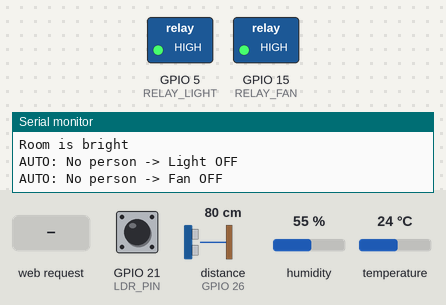
Recording of a sketch running on a simulated ESP32. Parts: switched loads named in the sketch (green lamp = pin HIGH), the last lines printed to the serial monitor. Wiring (inferred from the names in the program): ultrasonic range finder: trigger GPIO 27; echo GPIO 26. Inputs (shaded band) come from the test bench; at power-on: distance to the obstacle (sensor on GPIO 26) 80 cm, temperature 24 °C, GPIO 21 (LDR_PIN) HIGH, humidity 55 %. The echo pulse lasts 58.3 µs per cm; WiFi joins after 1.5 s; servers stay silent unless stated; a WiFi scan finds three made-up networks; pins used as bus, display or sensor lines are not drawn.

Above: at 8.7 s.
8.8 s: HTTP request GET /?lightOn received
At 10.7 s:
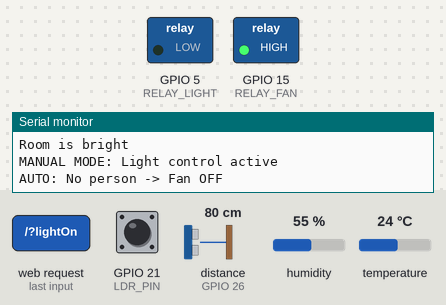
11.4 s: distance to the obstacle (sensor on GPIO 26) set to 12 cm
14.0 s: distance to the obstacle (sensor on GPIO 26) set to 9 cm
At 16.2 s:
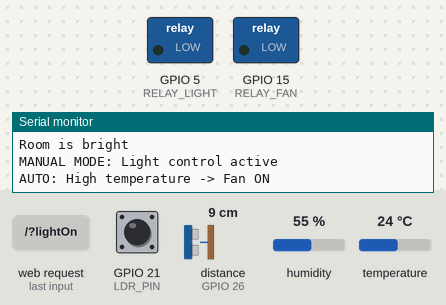
19.2 s: HTTP request GET /?lightOff received
At 20.4 s:
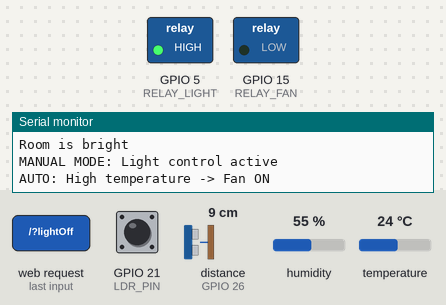
21.8 s: temperature set to 21 °C
24.4 s: temperature set to 18 °C
At 27.0 s:
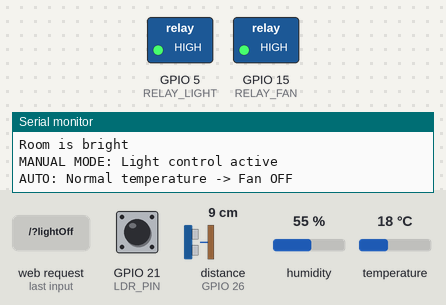
Timing chart, 0 to 28.5 s (numbered marks = the images above; inputs shaded):
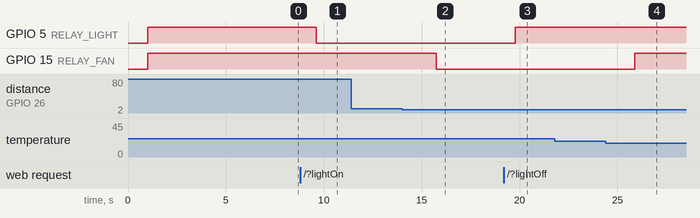

The sketch:

HOME_AUTOMATION.ino
```cpp
 #include "header.h"

// ==========================================
// WIFI SETTINGS
// ==========================================

const char* wifi_name = "ESPTEST";
const char* wifi_password = "12345678";

WiFiServer server(80);


// ==========================================
// WIFI SETUP + SCAN
// ==========================================

void wifiSetup() {

  Serial.println();
  Serial.println("==============================");
  Serial.println("STARTING WIFI");
  Serial.println("==============================");

  // Set ESP32 to Station mode
  WiFi.mode(WIFI_STA);

  // Disable Wi-Fi sleep for more reliable hotspot connection
  WiFi.setSleep(false);

  delay(500);


  // ==========================================
  // SCAN FOR WIFI NETWORKS
  // ==========================================

  Serial.println();
  Serial.println("==============================");
  Serial.println("WIFI SCAN");
  Serial.println("==============================");

  // Clear previous scan results
  WiFi.scanDelete();

  int numberOfNetworks = WiFi.scanNetworks();

  if (numberOfNetworks < 0) {

    Serial.println("Wi-Fi scan failed.");

  }
  else if (numberOfNetworks == 0) {

    Serial.println("No Wi-Fi networks found.");

  }
  else {

    Serial.print(numberOfNetworks);
    Serial.println(" Wi-Fi networks found.");

    for (int i = 0; i < numberOfNetworks; i++) {

      Serial.print(i + 1);
      Serial.print(": ");

      Serial.print(WiFi.SSID(i));

      Serial.print(" | RSSI: ");

      Serial.print(WiFi.RSSI(i));

      Serial.print(" dBm");

      Serial.print(" | Channel: ");

      Serial.println(WiFi.channel(i));
    }
  }

  // Delete scan results to free memory
  WiFi.scanDelete();


  // ==========================================
  // CHECK WHETHER REDMI WAS FOUND
  // ==========================================

  Serial.println();
  Serial.println("==============================");
  Serial.println("CHECKING WIFI NETWORK");
  Serial.println("==============================");

  Serial.print("Looking for: ");
  Serial.println(wifi_name);

  bool networkFound = false;

  int secondScan = WiFi.scanNetworks();

  if (secondScan > 0) {

    for (int i = 0; i < secondScan; i++) {

      if (WiFi.SSID(i) == String(wifi_name)) {

        networkFound = true;

        Serial.println("Target Wi-Fi found!");

        Serial.print("SSID: ");
        Serial.println(WiFi.SSID(i));

        Serial.print("RSSI: ");
        Serial.print(WiFi.RSSI(i));
        Serial.println(" dBm");

        Serial.print("Channel: ");
        Serial.println(WiFi.channel(i));

        break;
      }
    }
  }

  WiFi.scanDelete();


  if (!networkFound) {

    Serial.println();
    Serial.println("WARNING:");
    Serial.println("Target Wi-Fi was NOT found.");
    Serial.println("Check that the Redmi hotspot is ON.");
    Serial.println();

  }


  // ==========================================
  // CONNECT TO WIFI
  // ==========================================

  Serial.println();
  Serial.println("==============================");
  Serial.println("CONNECTING TO WIFI");
  Serial.println("==============================");

  Serial.print("Wi-Fi Name: ");
  Serial.println(wifi_name);

  Serial.print("Password length: ");
  Serial.println(strlen(wifi_password));

  Serial.println("Starting connection...");


  // Make sure previous connection is cleared
  WiFi.disconnect(false);
  delay(500);

  // Start connection
  WiFi.begin(wifi_name, wifi_password);


  // ==========================================
  // WAIT FOR CONNECTION
  // ==========================================

  int count = 0;

  while (WiFi.status() != WL_CONNECTED && count < 60) {

    delay(500);

    Serial.print(".");

    count++;

    // Print status every 5 seconds
    if (count % 10 == 0) {

      Serial.print(" Status = ");
      Serial.println(WiFi.status());
    }
  }

  Serial.println();


  // ==========================================
  // CONNECTION SUCCESS
  // ==========================================

  if (WiFi.status() == WL_CONNECTED) {

    Serial.println();
    Serial.println("==============================");
    Serial.println("WIFI CONNECTED");
    Serial.println("==============================");

    Serial.print("SSID: ");
    Serial.println(WiFi.SSID());

    Serial.print("IP Address: ");
    Serial.println(WiFi.localIP());

    Serial.print("Gateway: ");
    Serial.println(WiFi.gatewayIP());

    Serial.print("Subnet: ");
    Serial.println(WiFi.subnetMask());

    Serial.print("Signal Strength: ");
    Serial.print(WiFi.RSSI());
    Serial.println(" dBm");

    Serial.print("MAC Address: ");
    Serial.println(WiFi.macAddress());

    // Start web server
    server.begin();

    Serial.println();
    Serial.println("Web server started.");

    Serial.print("Open this address in your phone: ");
    Serial.println(WiFi.localIP());

    Serial.println();
    Serial.println("==============================");
    Serial.println("WIFI SETUP COMPLETE");
    Serial.println("==============================");
  }


  // ==========================================
  // CONNECTION FAILED
  // ==========================================

  else {

    Serial.println();
    Serial.println("==============================");
    Serial.println("WIFI CONNECTION FAILED");
    Serial.println("==============================");

    Serial.print("Final Wi-Fi status: ");
    Serial.println(WiFi.status());

    Serial.println();

    Serial.println("Possible causes:");

    Serial.println("1. Hotspot is OFF");
    Serial.println("2. Wi-Fi name is incorrect");
    Serial.println("3. Password is incorrect");
    Serial.println("4. Hotspot is using 5 GHz");
    Serial.println("5. Hotspot security is WPA3 only");
    Serial.println("6. ESP32 cannot authenticate with hotspot");
    Serial.println("7. Phone hotspot has reached its device limit");

    Serial.println();

    Serial.println("Recommended Redmi settings:");

    Serial.println("- Hotspot: ON");
    Serial.println("- AP Band: 2.4 GHz");
    Serial.println("- Security: WPA2");
    Serial.println("- SSID: Redmi");
    Serial.println("- Password: 12345678");

    Serial.println();
    Serial.print("Wi-Fi status code: ");
    Serial.println(WiFi.status());

    Serial.println("==============================");
  }
}


// ==========================================
// SETUP
// ==========================================

void setup() {

  Serial.begin(115200);

  delay(1000);

  Serial.println();
  Serial.println();
  Serial.println("==============================");
  Serial.println("ESP32 HOME AUTOMATION");
  Serial.println("==============================");


  // ==========================================
  // SENSOR AND RELAY SETUP
  // ==========================================

  Serial.println();
  Serial.println("Initializing devices...");

  relaySetup();

  DHTsetup();

  LDRsetup();

  ultraSonicSensorsetup();

  Serial.println("Devices initialized.");


  // ==========================================
  // WIFI SETUP
  // ==========================================

  wifiSetup();


  // ==========================================
  // SYSTEM STARTED
  // ==========================================

  Serial.println();
  Serial.println("==============================");
  Serial.println("SYSTEM STARTED");
  Serial.println("==============================");
}


// ==========================================
// LOOP
// ==========================================

void loop() {


  // ==========================================
  // CHECK PHONE / BROWSER CONNECTION
  // ==========================================

  WiFiClient client = server.available();

  if (client) {

    handleManualControl(client);
  }


  // ==========================================
  // AUTOMATIC MODE
  // ==========================================

  handleAutoMode();


  // ==========================================
  // DHT11 READING INTERVAL
  // ==========================================

  delay(2000);
}
```

AutoMode.cpp
```cpp
#include "header.h"

// Manual override status
bool lightManualMode = false;
bool fanManualMode = false;

void handleAutoMode() {

  float distance = getDistance();
  float temperature = getTemp();
  bool roomIsLight = isItLight();

  bool humanPresent =
      (distance > 0 && distance <= HUMAN_DISTANCE_CM);

  // ==========================================
  // LIGHT AUTOMATIC CONTROL
  // ==========================================

  if (!lightManualMode) {

    if (!humanPresent) {

      setRelay(RELAY_LIGHT, HIGH);
      Serial.println("AUTO: No person -> Light OFF");

    }
    else if (!roomIsLight) {

      setRelay(RELAY_LIGHT, LOW);
      Serial.println("AUTO: Person + Dark -> Light ON");

    }
    else {

      setRelay(RELAY_LIGHT, HIGH);
      Serial.println("AUTO: Person + Bright -> Light OFF");
    }

  }
  else {

    Serial.println("MANUAL MODE: Light control active");
  }


  // ==========================================
  // FAN AUTOMATIC CONTROL
  // ==========================================

  if (!fanManualMode) {

    if (!humanPresent) {

      setRelay(RELAY_FAN, HIGH);
      Serial.println("AUTO: No person -> Fan OFF");

    }
    else if (temperature >= FAN_TEMP_C) {

      setRelay(RELAY_FAN, LOW);
      Serial.println("AUTO: High temperature -> Fan ON");

    }
    else {

      setRelay(RELAY_FAN, HIGH);
      Serial.println("AUTO: Normal temperature -> Fan OFF");
    }

  }
  else {

    Serial.println("MANUAL MODE: Fan control active");
  }
}
```

DHTSensor.cpp
```cpp
#include "header.h"
#include <DHT.h>

#define DHT_TYPE DHT11

// Create DHT11 sensor object
DHT dht(DHT_PIN, DHT_TYPE);

// Initialize the DHT11 sensor
void DHTsetup() {
  dht.begin();
}

// Read and return room temperature in Celsius
float getTemp() {
  float temperature = dht.readTemperature();

  // Check whether the sensor reading is valid
  if (isnan(temperature)) {
    Serial.println("Failed to read temperature from DHT11.");
    return 0;
  }

  Serial.print("Temperature: ");
  Serial.print(temperature);
  Serial.println(" C");

  return temperature;
}
```

LDR.cpp
```cpp
#include "header.h"

void LDRsetup() {
  pinMode(LDR_PIN, INPUT);
}

bool isItLight() {
  int ldrValue = digitalRead(LDR_PIN);

  Serial.print("LDR Digital Value: ");
  Serial.println(ldrValue);

  // Check according to your LDR module.
  if (ldrValue == LOW) {
    Serial.println("Room is dark");
    return true;
  } else {
    Serial.println("Room is bright");
    return false;
  }
}
```

ManualMode.cpp
```cpp
#include "header.h"

void handleManualControl(WiFiClient client) {

  client.setTimeout(1000);

  String request = client.readStringUntil('\r');
  client.readStringUntil('\n');

  Serial.println(request);


  // ==========================================
  // LIGHT MANUAL CONTROL
  // ==========================================

  if (request.indexOf("GET /?lightOn") >= 0) {

    lightManualMode = true;

    setRelay(RELAY_LIGHT, LOW);

    Serial.println("MANUAL: Light ON");
  }


  if (request.indexOf("GET /?lightOff") >= 0) {

    lightManualMode = true;

    setRelay(RELAY_LIGHT, HIGH);

    Serial.println("MANUAL: Light OFF");
  }


  // ==========================================
  // FAN MANUAL CONTROL
  // ==========================================

  if (request.indexOf("GET /?fanOn") >= 0) {

    fanManualMode = true;

    setRelay(RELAY_FAN, LOW);

    Serial.println("MANUAL: Fan ON");
  }


  if (request.indexOf("GET /?fanOff") >= 0) {

    fanManualMode = true;

    setRelay(RELAY_FAN, HIGH);

    Serial.println("MANUAL: Fan OFF");
  }


  // ==========================================
  // WEB PAGE
  // ==========================================

  client.println("HTTP/1.1 200 OK");
  client.println("Content-Type: text/html");
  client.println("Connection: close");
  client.println();

  client.println("<!DOCTYPE html>");
  client.println("<html>");

  client.println("<head>");
  client.println("<meta name='viewport' content='width=device-width, initial-scale=1'>");
  client.println("<title>ESP32 Home Automation</title>");
  client.println("</head>");

  client.println("<body>");

  client.println("<h1>ESP32 Home Automation</h1>");

  client.println("<h2>SMART MODE</h2>");

  client.println(
    "<p>Automatic and Manual control are available together.</p>"
  );


  // ==========================================
  // LIGHT
  // ==========================================

  client.println("<h3>Light</h3>");

  client.println(
    "<a href='/?lightOn'>"
    "<button>LIGHT ON</button>"
    "</a> "
  );

  client.println(
    "<a href='/?lightOff'>"
    "<button>LIGHT OFF</button>"
    "</a>"
  );


  // ==========================================
  // FAN
  // ==========================================

  client.println("<h3>Fan</h3>");

  client.println(
    "<a href='/?fanOn'>"
    "<button>FAN ON</button>"
    "</a> "
  );

  client.println(
    "<a href='/?fanOff'>"
    "<button>FAN OFF</button>"
    "</a>"
  );


  // ==========================================
  // CURRENT STATUS
  // ==========================================

  client.println("<hr>");

  client.println("<h2>Current Status</h2>");

  if (digitalRead(RELAY_LIGHT) == LOW) {
    client.println("<p>Light: ON</p>");
  }
  else {
    client.println("<p>Light: OFF</p>");
  }

  if (digitalRead(RELAY_FAN) == LOW) {
    client.println("<p>Fan: ON</p>");
  }
  else {
    client.println("<p>Fan: OFF</p>");
  }

  client.println("</body>");
  client.println("</html>");

  delay(1);

  client.stop();
}
```

Relay.cpp
```cpp
#include "header.h"

void relaySetup() {
  pinMode(RELAY_LIGHT, OUTPUT);
  pinMode(RELAY_FAN, OUTPUT);

  // Active-low relay: HIGH = OFF
  digitalWrite(RELAY_LIGHT, HIGH);
  digitalWrite(RELAY_FAN, HIGH);
}

void setRelay(uint8_t relayPin, uint8_t value) {
  digitalWrite(relayPin, value);
}
```

Ultrasonic.cpp
```cpp
#include "header.h"

void ultraSonicSensorsetup() {
  pinMode(TRIG_PIN, OUTPUT);
  pinMode(ECHO_PIN, INPUT);

  digitalWrite(TRIG_PIN, LOW);
}

float getDistance() {
  digitalWrite(TRIG_PIN, LOW);
  delayMicroseconds(2);

  digitalWrite(TRIG_PIN, HIGH);
  delayMicroseconds(10);

  digitalWrite(TRIG_PIN, LOW);

  long duration = pulseIn(ECHO_PIN, HIGH, 30000);

  if (duration == 0) {
    Serial.println("No ultrasonic echo received");
    return 0;
  }

  float distance = duration * 0.0343 / 2;

  Serial.print("Distance: ");
  Serial.print(distance);
  Serial.println(" cm");

  return distance;
}
```

header.h
```cpp
#ifndef HEADER_H
#define HEADER_H

#include <Arduino.h>
#include <WiFi.h>
#include <DHT.h>


// ==========================================
// ESP32 PIN CONNECTIONS
// ==========================================

#define DHT_PIN 4
#define LDR_PIN 21

#define TRIG_PIN 27
#define ECHO_PIN 26

#define RELAY_LIGHT 5
#define RELAY_FAN 15


// ==========================================
// SETTINGS
// ==========================================

// Maximum distance at which a person is detected
#define HUMAN_DISTANCE_CM 10.0

// Fan turns ON when temperature reaches this value
#define FAN_TEMP_C 20.0


// ==========================================
// DHT11 FUNCTIONS
// ==========================================

void DHTsetup();
float getTemp();


// ==========================================
// LDR FUNCTIONS
// ==========================================

void LDRsetup();
bool isItLight();


// ==========================================
// ULTRASONIC FUNCTIONS
// ==========================================

void ultraSonicSensorsetup();
float getDistance();


// ==========================================
// RELAY FUNCTIONS
// ==========================================

void relaySetup();

void setRelay(
  uint8_t relayPin,
  uint8_t value
);


// ==========================================
// WIFI FUNCTIONS
// ==========================================

void wifiSetup();


// ==========================================
// AUTOMATIC MODE
// ==========================================

void handleAutoMode();


// ==========================================
// MANUAL WEB CONTROL
// ==========================================

void handleManualControl(WiFiClient client);


// ==========================================
// MANUAL MODE VARIABLES
// ==========================================

// true  = device is under manual control
// false = device is controlled automatically

extern bool lightManualMode;
extern bool fanManualMode;


#endif
```

Measured:
- the behaviour switches between 11 and 10 cm on distance to the obstacle (sensor on GPIO 26) (found by bisection; images 1 and 2)
- the behaviour switches between 20 and 19 °C on temperature (found by bisection; images 3 and 4)
- after the input at 8.8 s, GPIO 5 (RELAY_LIGHT): HIGH → LOW after 0.82 s
- after the input at 14.0 s, GPIO 15 (RELAY_FAN): HIGH → LOW after 1.7 s
- after the input at 19.2 s, GPIO 5 (RELAY_LIGHT): LOW → HIGH after 0.57 s
- after the input at 24.4 s, GPIO 15 (RELAY_FAN): LOW → HIGH after 1.5 s
